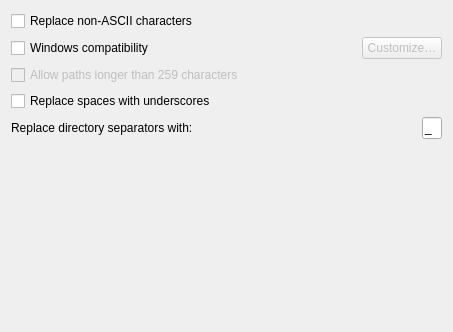
<?xml version="1.0" encoding="UTF-8"?>
<ui version="4.0">
 <class>RenamingCompatOptionsPage</class>
 <widget class="QWidget" name="RenamingCompatOptionsPage">
  <property name="enabled">
   <bool>true</bool>
  </property>
  <property name="geometry">
   <rect>
    <x>0</x>
    <y>0</y>
    <width>453</width>
    <height>332</height>
   </rect>
  </property>
  <property name="sizePolicy">
   <sizepolicy hsizetype="Expanding" vsizetype="Preferred">
    <horstretch>0</horstretch>
    <verstretch>0</verstretch>
   </sizepolicy>
  </property>
  <layout class="QVBoxLayout" name="verticalLayout_5" stretch="0,0,0,0,0,0,0">
   <item>
    <widget class="QCheckBox" name="ascii_filenames">
     <property name="text">
      <string>Replace non-ASCII characters</string>
     </property>
    </widget>
   </item>
   <item>
    <layout class="QHBoxLayout" name="horizontalLayout">
     <item>
      <widget class="QCheckBox" name="windows_compatibility">
       <property name="sizePolicy">
        <sizepolicy hsizetype="Expanding" vsizetype="Fixed">
         <horstretch>0</horstretch>
         <verstretch>0</verstretch>
        </sizepolicy>
       </property>
       <property name="text">
        <string>Windows compatibility</string>
       </property>
      </widget>
     </item>
     <item>
      <widget class="QPushButton" name="btn_windows_compatibility_change">
       <property name="enabled">
        <bool>false</bool>
       </property>
       <property name="text">
        <string>Customize…</string>
       </property>
      </widget>
     </item>
    </layout>
   </item>
   <item>
    <widget class="QCheckBox" name="windows_long_paths">
     <property name="enabled">
      <bool>false</bool>
     </property>
     <property name="text">
      <string>Allow paths longer than 259 characters</string>
     </property>
    </widget>
   </item>
   <item>
    <widget class="QCheckBox" name="replace_spaces_with_underscores">
     <property name="text">
      <string>Replace spaces with underscores</string>
     </property>
    </widget>
   </item>
   <item>
    <layout class="QHBoxLayout" name="horizontalLayout_2">
     <item>
      <widget class="QLabel" name="label_replace_dir_separator">
       <property name="sizePolicy">
        <sizepolicy hsizetype="Expanding" vsizetype="Preferred">
         <horstretch>0</horstretch>
         <verstretch>0</verstretch>
        </sizepolicy>
       </property>
       <property name="text">
        <string>Replace directory separators with:</string>
       </property>
      </widget>
     </item>
     <item>
      <widget class="QLineEdit" name="replace_dir_separator">
       <property name="sizePolicy">
        <sizepolicy hsizetype="Minimum" vsizetype="Fixed">
         <horstretch>0</horstretch>
         <verstretch>0</verstretch>
        </sizepolicy>
       </property>
       <property name="maximumSize">
        <size>
         <width>20</width>
         <height>16777215</height>
        </size>
       </property>
       <property name="text">
        <string notr="true">_</string>
       </property>
       <property name="maxLength">
        <number>1</number>
       </property>
      </widget>
     </item>
    </layout>
   </item>
   <item>
    <spacer name="verticalSpacer">
     <property name="orientation">
      <enum>Qt::Vertical</enum>
     </property>
     <property name="sizeHint" stdset="0">
      <size>
       <width>20</width>
       <height>40</height>
      </size>
     </property>
    </spacer>
   </item>
   <item>
    <widget class="QLabel" name="example_selection_note">
     <property name="text">
      <string/>
     </property>
     <property name="wordWrap">
      <bool>true</bool>
     </property>
    </widget>
   </item>
  </layout>
 </widget>
 <tabstops>
  <tabstop>ascii_filenames</tabstop>
  <tabstop>windows_long_paths</tabstop>
 </tabstops>
 <resources/>
 <connections>
  <connection>
   <sender>windows_compatibility</sender>
   <signal>toggled(bool)</signal>
   <receiver>windows_long_paths</receiver>
   <slot>setEnabled(bool)</slot>
   <hints>
    <hint type="sourcelabel">
     <x>226</x>
     <y>267</y>
    </hint>
    <hint type="destinationlabel">
     <x>226</x>
     <y>296</y>
    </hint>
   </hints>
  </connection>
  <connection>
   <sender>windows_compatibility</sender>
   <signal>toggled(bool)</signal>
   <receiver>btn_windows_compatibility_change</receiver>
   <slot>setEnabled(bool)</slot>
   <hints>
    <hint type="sourcelabel">
     <x>178</x>
     <y>51</y>
    </hint>
    <hint type="destinationlabel">
     <x>397</x>
     <y>51</y>
    </hint>
   </hints>
  </connection>
 </connections>
</ui>
